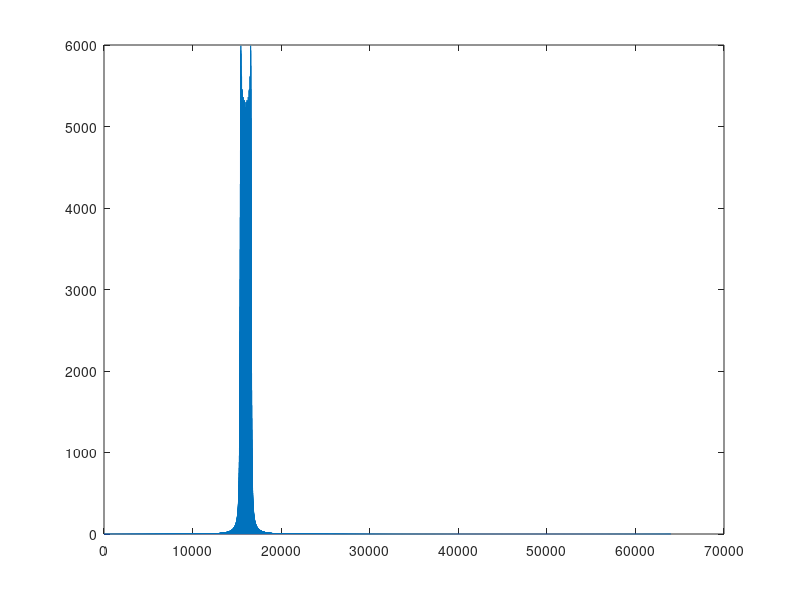
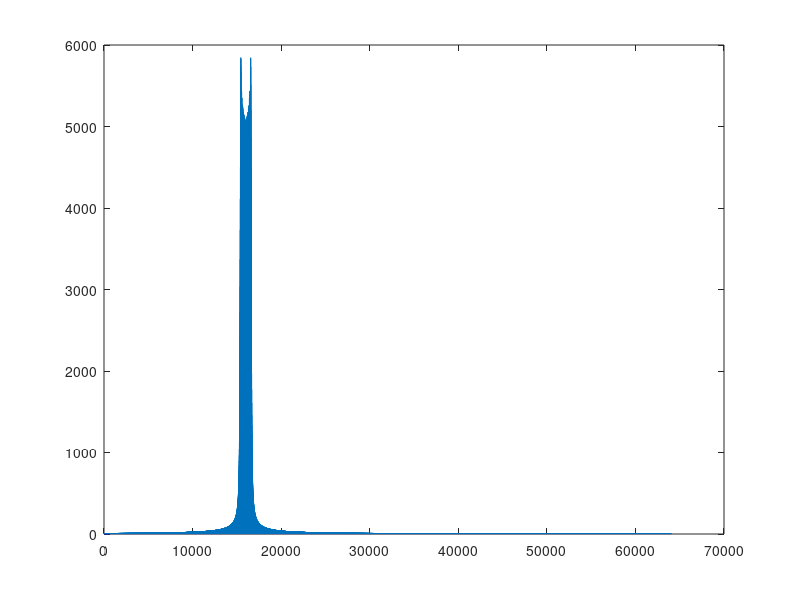
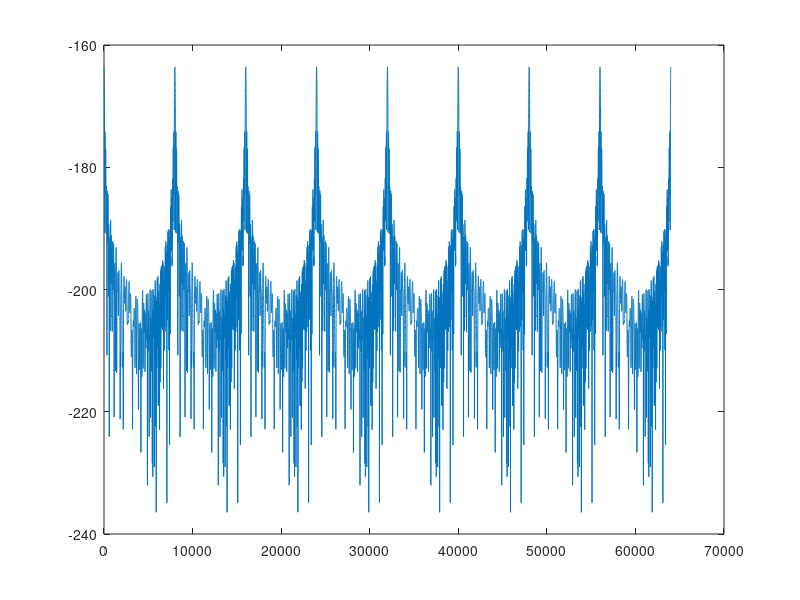

Write MATLAB code to recreate these figures, in order. (Note: this script raises an error after producing the figures.)

clc;
close all;
clear;

f0 = 9.6e9;
B = 0.8e9; 

fs= 40e9;  %采样频率 
Ts = 1 / fs; %采样间隔
n = 10;
m = 20;
num = n * m;
% t = (0 : num - 1) * Ts; %时间序列
T = Ts * 400 * m;%脉宽
t1 = linspace(0,T - Ts,400 * m);
t2 = linspace(0,(T - Ts)/2,200 * m);
c=3e8;
ra=300;
rb=600;
ta=2*ra/c;
tb=2*rb/c;
k = B / T;  %斜率
lfm_1 = exp(1j * 2 * pi * (f0 * t1 + 0.5 * k * t1 .^ 2));
lfm_2= exp(1j * 2 * pi * (f0 * t1 + 8e8*t1 - 0.5 * k * t1 .^ 2));
lfm_3= exp(1j * 2 * pi * (f0 * (t1-ta) + 0.5 * k * (t1-ta) .^ 2)) +exp(1j * 2 * pi * (f0 * (t1-tb) + 0.5 * k * (t1-tb) .^ 2))        ;

% lfm_3= exp(1j * 2 * pi * (f0 * t1 + 2 * k * t1 .^ 2));
% lfm_4= exp(1j * 2 * pi * (f0 * t1 + 8 * k * t1 .^ 2));
lfm_7= [exp(1j * 2 * pi * (f0 * t2 + 1 * k * t2 .^ 2)),exp(1j * 2 * pi * (f0 * t2 + 1 * k * t2 .^ 2)) ];
lfm_8= exp(1j * 2 * pi * (f0 * t1 + 0.5 * k * t1 .^ 2)+1j*pi);

lfm11=[lfm_1 lfm_1 lfm_1 lfm_1 lfm_1 lfm_1 lfm_1 lfm_1];
lfm22=[lfm_2 lfm_1];
lfm12=[lfm_1 lfm_8 lfm_1 lfm_8 lfm_1 lfm_8 lfm_1 lfm_8];
lfm21=[lfm_1 lfm_2];
lfm13=[lfm_1 lfm_1 lfm_8 lfm_8 lfm_1 lfm_1 lfm_8 lfm_8];
a1=fft((lfm11));
a2=fft(lfm12);
% a=((a1));
% b=(fft(a2));
Q=(a1.*conj(a2));
figure;
plot(abs(a1));
figure;
plot(abs(a2));
figure;
plot(20*log10(abs((ifft(Q)))));
% figure;
% plot(abs(fftshift(ifft(a.*a))));
window = 1024;
overLap = 512;
nfft = 5000;

 figure("name",'STFT_lfm_r2','NumberTitle','off');
 spectrogram(lfm12,window,overLap,nfft,fs);  